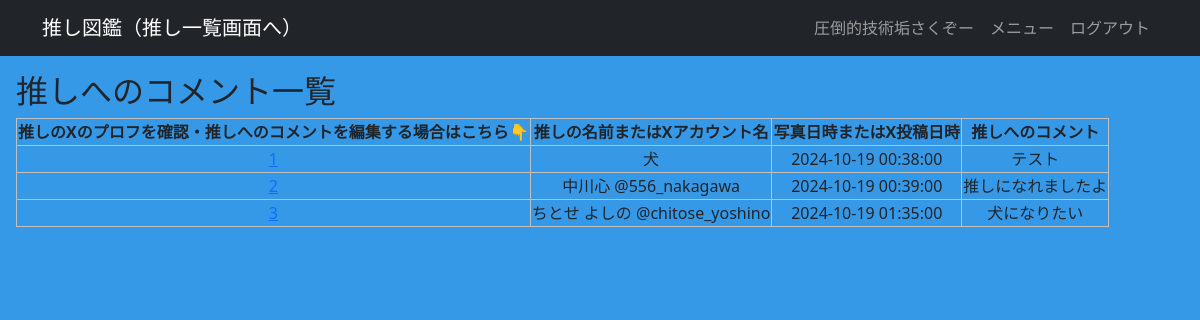
The page /oshi_crud/comment_list (signed in) on the database its author committed.
### apps/user_crud/models.py (models this page shows, shortened)
class User(db.Model, UserMixin):
    __tablename__ = "users"
    id = db.Column(db.Integer, primary_key=True)
    username = db.Column(db.String, unique=True, index=True)
    email = db.Column(db.String, unique=True, index=True)
    password_hash = db.Column(db.String)
    created_at = db.Column(db.DateTime, default=datetime.now)
    updated_at = db.Column(db.DateTime, default=datetime.now, onupdate=datetime.now)
    oshi_images = db.relationship("Oshi",backref="user", order_by="desc(Oshi.id)")
    @property
    def password(self):
        raise AttributeError("読み取り不可")

### apps/oshi_crud/models.py (models this page shows)
class Oshi(db.Model):
    __tablename__ = "oshi_informations"
    id = db.Column(db.Integer, primary_key=True)
    user_id = db.Column(db.String, db.ForeignKey("users.id"))
    oshi_name = db.Column(db.String)
    posted_at = db.Column(db.DateTime)
    comment = db.Column(db.String)
    image_path = db.Column(db.String,nullable=True)
    is_detected = db.Column(db.Boolean, default=False)
    created_at = db.Column(db.DateTime, default=datetime.now)
    updated_at = db.Column(db.DateTime, default=datetime.now, onupdate=datetime.now)

### apps/oshi_crud/views.py (the view)
@oshi_crud.route("/comment_list")
@login_required
def comment_list():
    form = OshiForm()
    oshi_informations = Oshi.query.all()
    return render_template("oshi_crud/comment_list.html",oshi_informations=oshi_informations, form=form)

### apps/user_crud/models.py (called while the page is built)
@login_manager.user_loader
def load_user(user_id):
    return User.query.get(user_id)

### apps/oshi_crud/templates/oshi_crud/comment_list.html (shortened to what this page needs)
{% extends "oshi_crud/base.html" %}  {% block content %}
<h2>推しへのコメント一覧</h2>
<table>
  <tr>
    <th>推しのXのプロフを確認・推しへのコメントを編集する場合はこちら👇</th>
    <th>推しの名前またはXアカウント名</th>
    <th>写真日時またはX投稿日時
    </th>
    <th>推しへのコメント</th>
  </tr>
  {% for oshi_info in oshi_informations %}
  <tr>
    <td>
      <a href="{{ url_for('oshi_crud.edit_info', oshi_id=oshi_info.id) }}">
        {{ oshi_info.id }}
      </a>
    </td>
    <td>{{ oshi_info.oshi_name }}</td>
    <td>{{ oshi_info.posted_at }}</td>
    <td>{{ oshi_info.comment }}</td>
  </tr>
  {% endfor %}
</table>
{% endblock %}

### apps/oshi_crud/templates/oshi_crud/base.html (shortened to what this page needs)
<!DOCTYPE html>
<html lang="ja">
  <head>
    <link
      rel="stylesheet"
      href="{{ url_for('static', filename='css/bootstrap.min.css') }}"
    />
    <link
      rel="stylesheet"
      href="{{ url_for('static', filename='css/style.css') }}"
    />
    <link
      rel="stylesheet"
      href="{{ url_for('oshi_crud.static', filename='css/oshi_crud.css') }}"
    />
  </head>
  <body>
    <nav class="navbar navbar-expand-lg navbar-dark bg-dark">
      <div class="container">
        <a href="{{ url_for('oshi_crud.index') }}" class="navbar-brand">
          推し図鑑（推し一覧画面へ）
        </a>
        <ul class="navbar-nav">
          {% if current_user.is_authenticated %}
          <li class="nav-item">
            <span class="nav-link">{{ current_user.username }}</span>
          </li>
          <li class="nav-item">
            <a href="{{ url_for('start.menu') }}" class="nav-link">
              メニュー
            </a>
          </li>
          <li class="nav-item">
            <a href="{{ url_for('auth.logout') }}" class="nav-link">
              ログアウト
            </a>
          </li>
          {% endif %}
        </ul>
      </div>
    </nav>
    <section>{% block content %}{% endblock %}</section>
  </body>
</html>

### apps/static/css/style.css (style rules this page uses)
table, th, td { border: 1px solid #c0c0c0; text-align: center; }

### apps/oshi_crud/static/css/oshi_crud.css (style rules this page uses)
body { background-color: #3699e8; }
section { margin: 1rem; }
table, th, td { border: 1px solid #c0c0c0; text-align: center; }

### rows shown on the page
User: username "圧倒的技術垢さくぞー"
Oshi: id "1", oshi_name "犬", posted_at "2024-10-19 00:38:00", comment "テスト"
Oshi: id "2", oshi_name "中川心 @556_nakagawa", posted_at "2024-10-19 00:39:00", comment "推しになれましたよ"
Oshi: id "3", oshi_name "ちとせ よしの @chitose_yoshino", posted_at "2024-10-19 01:35:00", comment "犬になりたい"
